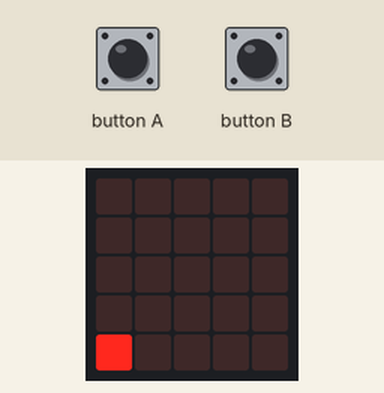
A program run on a simulated BBC micro:bit (MakeCode). Shown: the board's 5×5 LED display. The inputs (shaded band) are chosen by the test bench.

Above: at 9.6 s.
11.3 s: button A pressed for 0.15 s
At 12.7 s:
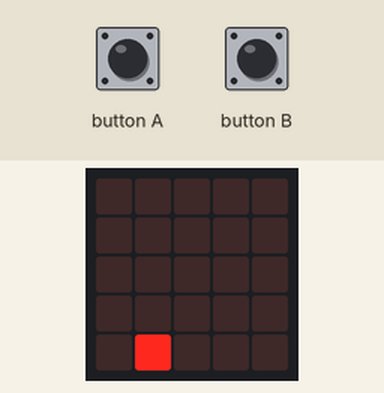
14.4 s: button B pressed for 0.15 s
At 14.75 s:
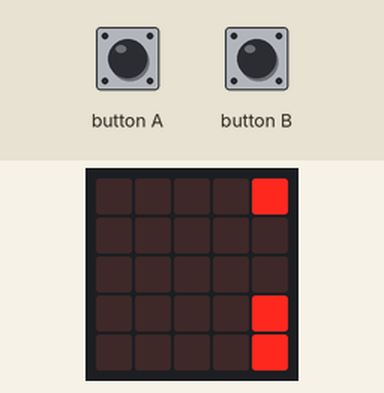
15.1 s: button A pressed for 0.15 s
At 16.1 s:
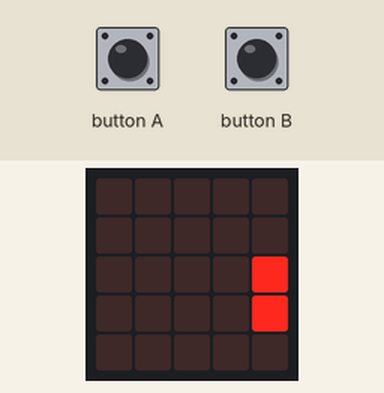
18.8 s: button B pressed for 0.15 s
At 19.7 s:
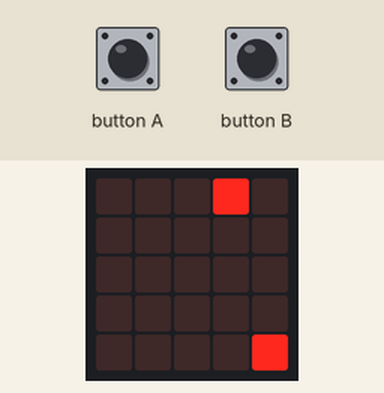
Timing chart, 0 to 21.7 s (numbered marks = the images above; inputs shaded):
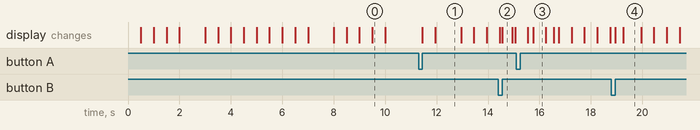

Measured:
- after the input at 11.3 s, the display: first changes after 0.15 s (image 1 shows a later state)
- after the input at 14.4 s, the display: first differs from a run without the input after 0.15 s (image 2)
- after the input at 15.1 s, the display: first differs from a run without the input after 0.65 s (image 3)
- after the input at 18.8 s, the display: first changes after 0.15 s (image 4 shows a later state)
- what the display in image 0 shows lasts 0.5 s, from 9.5 s to 10.0 s
- what the display in image 1 shows lasts 1.0 s, from 12.0 s to 13.0 s
- what the display in image 2 shows lasts 0.4 s, from 14.6 s to 15.0 s

The program:

main.ts
```typescript
function ABAJO_X0 () {
    for (let index = 0; index <= 4; index++) {
        if (Botón_A == 1) {
            led.plot(0, index)
            basic.pause(500)
            led.unplot(0, index)
            posX = 0
            posY = index
            arribaX0 = 0
            abajoX0 = 1
            izquierdaY0 = 0
            derechay0 = 0
            arribax4 = 0
            abajox4 = 0
            izquierday4 = 0
            derechay4 = 0
        }
    }
}
input.onButtonPressed(Button.A, function () {
    Botón_B = 0
    Botón_A = 1
    if (Botón_A == 1) {
        if (arribaX0 == 1) {
            interceptado = punto - posY
            for (let index = 0; index <= interceptado; index++) {
                led.plot(0, index + interceptado)
                basic.pause(500)
                led.unplot(0, index + interceptado)
                posX = 0
                posY = index + interceptado
                arribaX0 = 0
                abajoX0 = 1
                izquierdaY0 = 0
                derechay0 = 0
                arribax4 = 0
                abajox4 = 0
                izquierday4 = 0
                derechay4 = 0
            }
            DERECHA_Y4()
            ARRIBA_X4()
            IZQUIERDA_Y0()
        } else if (derechay0 == 1) {
            interceptado = punto - posX
            for (let index = 0; index <= interceptado; index++) {
                led.plot(interceptado - index, 0)
                basic.pause(500)
                led.unplot(interceptado - index, 0)
                posX = index + interceptado
                posY = 0
                arribaX0 = 0
                abajoX0 = 0
                izquierdaY0 = 1
                derechay0 = 0
                arribax4 = 0
                abajox4 = 0
                izquierday4 = 0
                derechay4 = 0
            }
            ABAJO_X0()
            DERECHA_Y4()
            ARRIBA_X4()
        } else if (abajox4 == 1) {
            interceptado = punto - posY
            for (let index = 0; index <= 4; index++) {
                led.plot(punto, interceptado - index)
                basic.pause(500)
                led.unplot(punto, interceptado - index)
                posX = punto
                posY = interceptado - index
                arribaX0 = 0
                abajoX0 = 0
                izquierdaY0 = 1
                derechay0 = 0
                arribax4 = 1
                abajox4 = 0
                izquierday4 = 0
                derechay4 = 0
            }
            IZQUIERDA_Y0()
            ABAJO_X0()
            DERECHA_Y4()
        } else if (izquierday4 == 1) {
            interceptado = punto - posX
            for (let index = 0; index <= interceptado; index++) {
                led.plot(posX + index, punto)
                basic.pause(500)
                led.unplot(posX + index, punto)
                posX = posX - index
                posY = punto
                arribaX0 = 0
                abajoX0 = 0
                izquierdaY0 = 0
                derechay0 = 0
                arribax4 = 0
                abajox4 = 0
                izquierday4 = 0
                derechay4 = 1
            }
            ARRIBA_X4()
            IZQUIERDA_Y0()
            ABAJO_X0()
        }
    }
})
function ARRIBA_X4 () {
    for (let index = 0; index <= 4; index++) {
        if (Botón_A == 1) {
            led.plot(punto, punto - index)
            basic.pause(500)
            led.unplot(punto, index - index)
            posX = punto
            posY = index
            arribaX0 = 0
            abajoX0 = 0
            izquierdaY0 = 0
            derechay0 = 0
            arribax4 = 1
            abajox4 = 0
            izquierday4 = 0
            derechay4 = 0
        }
    }
}
function DERECHA_Y0 () {
    for (let index = 0; index <= 4; index++) {
        if (Botón_B == 1) {
            led.plot(0, index)
            basic.pause(500)
            led.unplot(0, index)
            posX = index
            posY = 0
            arribaX0 = 0
            abajoX0 = 0
            izquierdaY0 = 0
            derechay0 = 1
            arribax4 = 0
            abajox4 = 0
            izquierday4 = 0
            derechay4 = 0
        }
    }
}
function ARRIBA_X0 () {
    for (let index = 0; index <= 4; index++) {
        if (Botón_B == 1) {
            led.plot(0, punto - index)
            basic.pause(500)
            led.unplot(0, punto - index)
            posX = 0
            posY = punto - index
            arribaX0 = 1
            abajoX0 = 0
            izquierdaY0 = 0
            derechay0 = 0
            arribax4 = 0
            abajox4 = 0
            izquierday4 = 0
            derechay4 = 0
        }
    }
}
function IZQUIERDA_Y4 () {
    for (let index = 0; index <= 4; index++) {
        if (Botón_B == 1) {
            led.plot(punto - index, punto)
            basic.pause(500)
            led.unplot(punto - index, punto)
            posX = punto - index
            posY = punto
            arribaX0 = 0
            abajoX0 = 0
            izquierdaY0 = 0
            derechay0 = 0
            arribax4 = 0
            abajox4 = 0
            izquierday4 = 1
            derechay4 = 0
        }
    }
}
input.onButtonPressed(Button.B, function () {
    Botón_B = 1
    Botón_A = 0
    if (Botón_B == 1) {
        if (abajoX0 == 1) {
            interceptado = posY
            for (let index = 0; index <= interceptado; index++) {
                led.plot(0, posY - index)
                basic.pause(500)
                led.unplot(0, posY - index)
                posX = 0
                posY = posY - index
                arribaX0 = 1
                abajoX0 = 0
                izquierdaY0 = 0
                derechay0 = 0
                arribax4 = 0
                abajox4 = 0
                izquierday4 = 0
                derechay4 = 0
            }
            DERECHA_Y0()
            ABAJO_X4()
            IZQUIERDA_Y4()
        } else if (izquierdaY0 == 1) {
            interceptado = punto - posX
            for (let index = 0; index <= interceptado; index++) {
                led.plot(posX + index, 0)
                basic.pause(500)
                led.unplot(posX + index, 0)
                posX = posX + index
                posY = 0
                arribaX0 = 0
                abajoX0 = 0
                izquierdaY0 = 0
                derechay0 = 1
                arribax4 = 0
                abajox4 = 0
                izquierday4 = 0
                derechay4 = 0
            }
            ABAJO_X4()
            IZQUIERDA_Y4()
            ARRIBA_X0()
        } else if (arribax4 == 1) {
            interceptado = punto - posY
            for (let index = 0; index <= 4; index++) {
                led.plot(punto, posY + index)
                basic.pause(500)
                led.unplot(punto, posY + index)
                posX = punto
                posY = 0
                arribaX0 = posY + index
                abajoX0 = 0
                izquierdaY0 = 0
                derechay0 = 0
                arribax4 = 0
                abajox4 = 1
                izquierday4 = 0
                derechay4 = 0
            }
            IZQUIERDA_Y4()
            ARRIBA_X0()
            DERECHA_Y0()
        } else if (derechay4 == 1) {
            interceptado = posX
            for (let index = 0; index <= interceptado; index++) {
                led.plot(posX - index, punto)
                basic.pause(500)
                led.unplot(posX - index, punto)
                posX = posX - index
                posY = punto
                arribaX0 = 0
                abajoX0 = 0
                izquierdaY0 = 0
                derechay0 = 0
                arribax4 = 0
                abajox4 = 0
                izquierday4 = 1
                derechay4 = 0
            }
            ARRIBA_X0()
            DERECHA_Y0()
            ABAJO_X4()
        }
    }
})
function ABAJO_X4 () {
    for (let index = 0; index <= 4; index++) {
        if (Botón_B == 1) {
            led.plot(punto, index)
            basic.pause(500)
            led.unplot(punto, index)
            posX = punto
            posY = index
            arribaX0 = 0
            abajoX0 = 0
            izquierdaY0 = 0
            derechay0 = 0
            arribax4 = 0
            abajox4 = 1
            izquierday4 = 0
            derechay4 = 0
        }
    }
}
function IZQUIERDA_Y0 () {
    for (let index = 0; index <= 4; index++) {
        if (Botón_A == 1) {
            led.plot(0, punto - index)
            basic.pause(500)
            led.unplot(0, punto - index)
            posX = punto - index
            posY = 0
            arribaX0 = 0
            abajoX0 = 0
            izquierdaY0 = 1
            derechay0 = 0
            arribax4 = 0
            abajox4 = 0
            izquierday4 = 0
            derechay4 = 0
        }
    }
}
function DERECHA_Y4 () {
    for (let index = 0; index <= 4; index++) {
        if (Botón_A == 1) {
            led.plot(index, punto)
            basic.pause(500)
            led.unplot(index, punto)
            posX = index
            posY = punto
            arribaX0 = 0
            abajoX0 = 0
            izquierdaY0 = 0
            derechay0 = 0
            arribax4 = 0
            abajox4 = 0
            izquierday4 = 0
            derechay4 = 1
        }
    }
}
let interceptado = 0
let posY = 0
let posX = 0
let derechay4 = 0
let izquierday4 = 0
let arribax4 = 0
let abajox4 = 0
let izquierdaY0 = 0
let derechay0 = 0
let abajoX0 = 0
let arribaX0 = 0
let punto = 0
let Botón_B = 0
let Botón_A = 0
Botón_A = 0
Botón_B = 1
punto = 4
arribaX0 = 1
abajoX0 = 0
derechay0 = 0
izquierdaY0 = 0
abajox4 = 0
arribax4 = 0
izquierday4 = 0
derechay4 = 0
ARRIBA_X0()
DERECHA_Y0()
ABAJO_X4()
IZQUIERDA_Y4()
```

test.ts
```typescript
// aquí va el archivo "tests"; esto no se compilará cuando este paquete se utilice como una extensión.
```
